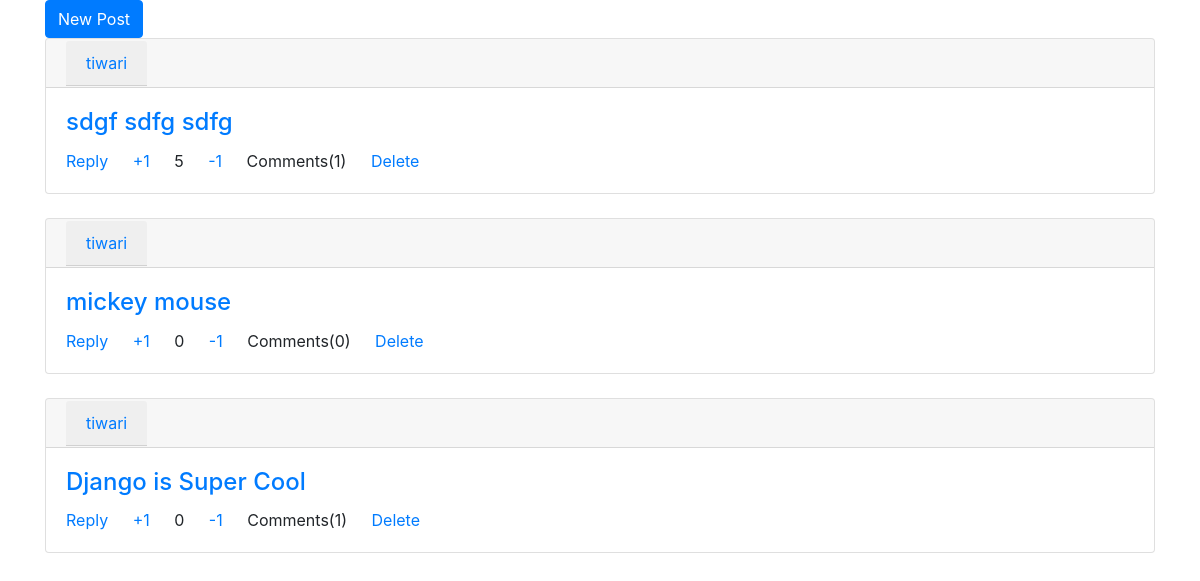
Page /board/1 (signed in) on the committed database.
### boards/models.py (models this page shows, shortened)
class Posts(models.Model):
    board=models.ForeignKey(SubReddits,on_delete=models.CASCADE,related_name='PostBoard')
    text = models.CharField(max_length=200)
    detail = models.TextField()
    created_at = models.DateField(auto_now_add=True)
    author=models.CharField(max_length=200,default='')

### boards/views.py (the view)
# urls.py: path('board/<int:id>', views.BoardView,name='board'),
@login_required
def BoardView(request,id):
    s = SubReddits.objects.get(id=id)
    p=s.PostBoard.all()
    dv={}
    for i in p:
        vote=0
        for j in i.VotePost.all():
            vote+=j.value
        dv[i.id]=vote
    dc={}
    for i in p:
        c=0
        for j in i.CommentPost.all():
            c+=1
        dc[i.id]=c
    return render(request, 'Board.html', {'posts': SubReddits.objects.get(id=id),'vote':dv,'com':dc})

### templates/Board.html (shortened to what this page needs)
{%extends 'base.html' %}
{% block content %}
    <a href="{%url 'new_post' posts.id%}" class="btn btn-primary">New Post</a>
    {%for i in posts.PostBoard.all%}
            <div class="card">
                <div class="card-header">
                    <a href="" class="card-header">{{i.author}}</a>
                </div>
                <div class="card-body">
                    <h4 class='card-title'><a href="{%url 'post' i.id%}">{{i.text}}</a></h4>
                    <a href="{%url 'post_comment' i.id%}" class="card-link">Reply</a>
                    <a href="{%url 'post_vote' i.id '1' 'p' posts.id%}" class="card-link">+1</a>
                    {%for k,v in vote.items%}
                        {%if k == i.id%}
                            <span class='card-link'>{{v}}</span>
                        {%endif%}
                    {%endfor%}
                    <a href="{%url 'post_vote' i.id '-1' 'p' posts.id%}" class="card-link">-1</a>
                    {%for k,v in com.items%}
                        {%if k == i.id%}
                            <span class='card-link'>Comments({{v}})</span>
                        {%endif%}
                    {%endfor%}
                    {%if i.author == user.username %}
                        <a href="{%url 'post_delete' i.id posts.id 'p'%}" class="card-link">Delete</a>
                    {%endif%}
                </div>
            </div>
        <br>
    {%endfor%}
{% endblock %}

### rows in the picture
Posts: author "tiwari", text "sdgf sdfg sdfg", vote "5", com "1", shows "Delete"
Posts: author "tiwari", text "mickey mouse", vote "0", com "0", shows "Delete"
Posts: author "tiwari", text "Django is Super Cool", vote "0", com "1", shows "Delete"
